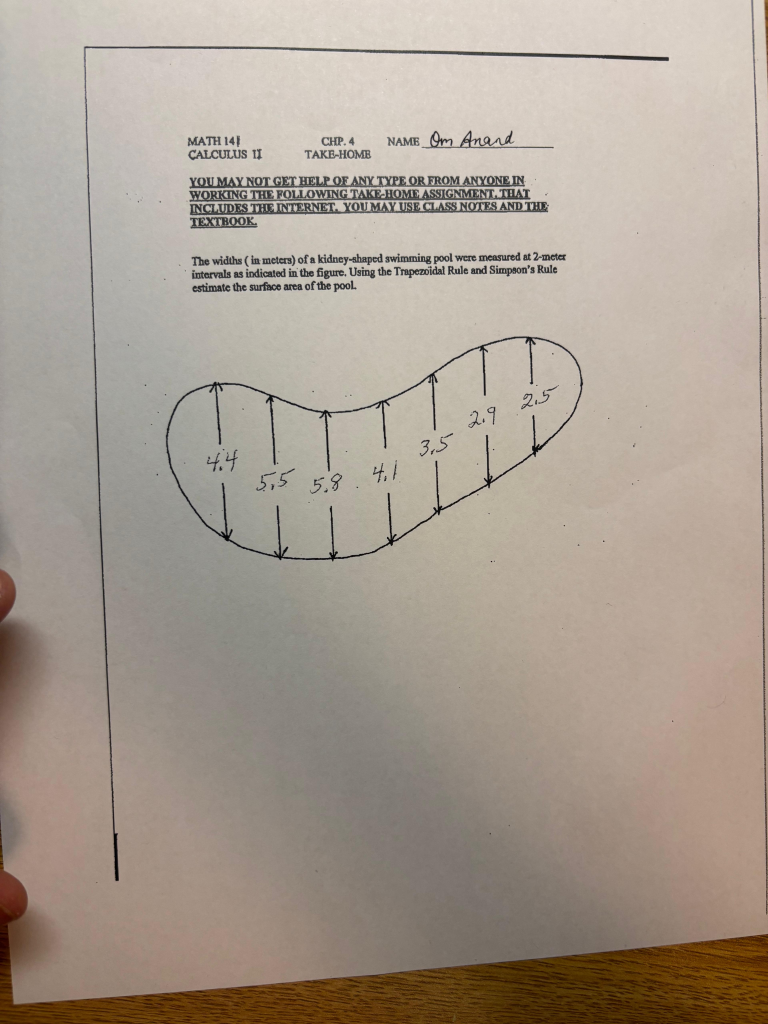
#> input picture uploads/WhatsApp_Image_2025-03-20_at_23.07.50.jpeg, 3840 x 5120 px (shown at 1/5 size)
$ python -i image_utils.py   (imports and definitions only)   (older library calls are emulated)
#> lines starting #> are read from the running program, lines starting #| are printed output that depends on the picture; after the words box and inside, x2 and y2 are one past the last pixel; in counts of white or black regions, pixels touching at a corner belong together
#> further down, picture is the input picture: shape (5120, 3840, 3); mean B, G, R 145.2, 157.4, 169.1
import os
import cv2
import numpy as np
from PIL import Image
from werkzeug.utils import secure_filename

ALLOWED_EXTENSIONS = {'png', 'jpg', 'jpeg', }

def allowed_file(filename):
    return '.' in filename and filename.rsplit('.', 1)[1].lower() in {'png', 'jpg', 'jpeg'}


# [22 lines left out: functions validate_file, save_file, load_resize_image, not called in this run]

def is_image_blurry(image,threshold= 100):
    blur = cv2.Laplacian(image,cv2.CV_64F).var()
    return blur < threshold

def calculate_image_features(img):
    hsv = cv2.cvtColor(img, cv2.COLOR_BGR2HSV)
#> hsv: shape (5120, 3840, 3); mean H, S, V 17.9, 42.1, 169.2
    edges = cv2.Canny(img, 100, 200)
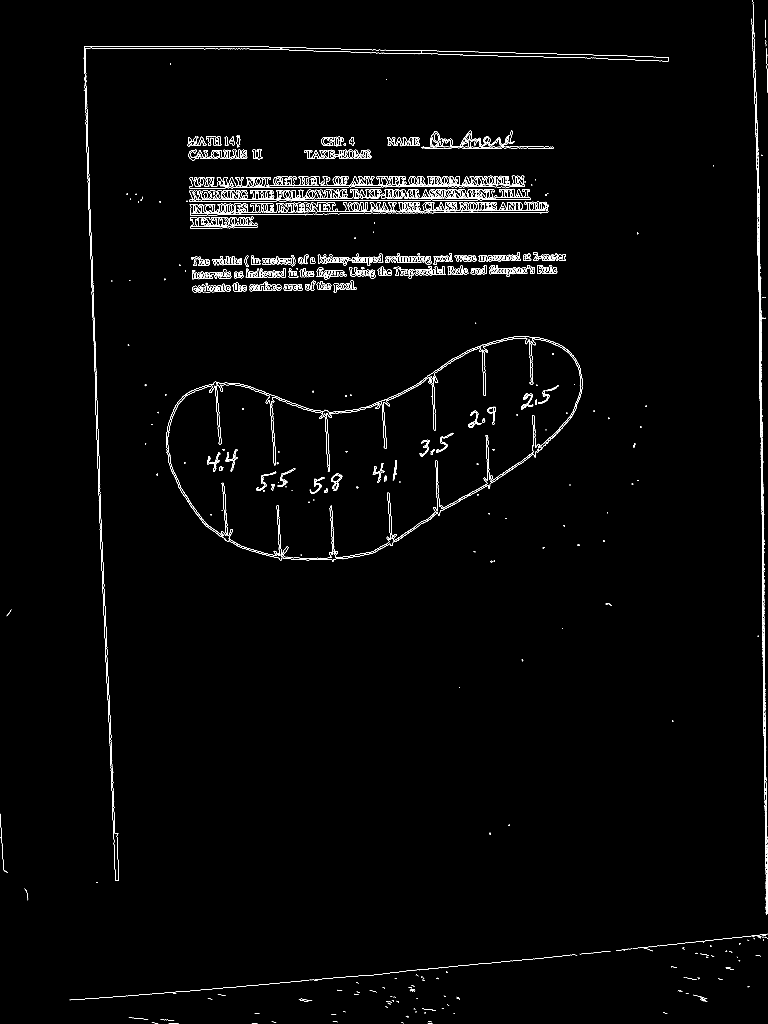
#> edges: shape (5120, 3840) (shown at 1/5 size); 0.76% white in thin lines or dots
    edge_count = np.sum(edges) / 255
#> edge_count = 149424
    edge_density = edge_count / (img.shape[0] * img.shape[1])
#> edge_density = 0.0076
    brown_mask = cv2.inRange(hsv, (10, 20, 0), (40, 100, 255))
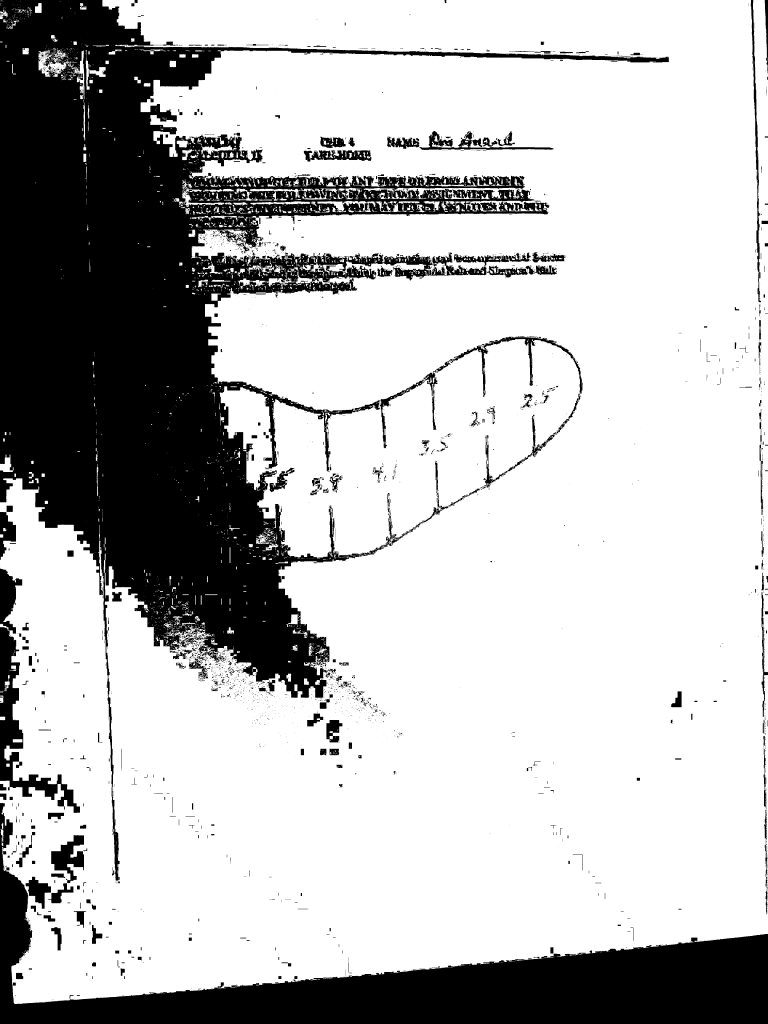
#> brown_mask: shape (5120, 3840) (shown at 1/5 size); 73.7% white; 4177 black regions (3393 under 20 px), largest, box (x1, y1, x2, y2) and area: (0, 0, 3345, 4403) 3672705, (0, 4015, 3840, 5120) 1082289, (0, 3136, 400, 4064) 79264
    brown_percent = np.sum(brown_mask) / (img.shape[0] * img.shape[1]) * 100
#> brown_percent = 18789.1
    green_mask = cv2.inRange(hsv, (35, 40, 40), (85, 255, 255))
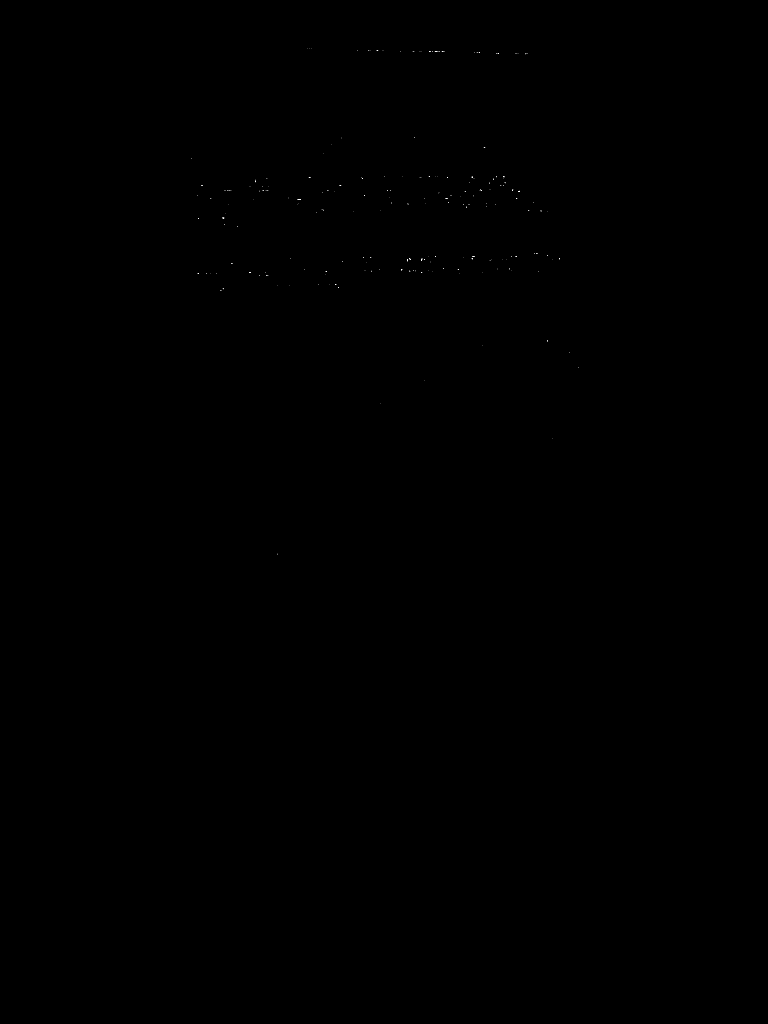
#> green_mask: shape (5120, 3840) (shown at 1/5 size); 0% white in thin lines or dots, all inside (x1, y1, x2, y2) = (957, 244, 2895, 2773)
    green_percent = np.sum(green_mask) / (img.shape[0] * img.shape[1]) * 100
#> green_percent = 1.1
    color_var = np.std(img)
#> color_var = 41.97
    avg_color = img.mean(axis=0).mean(axis=0)
#> avg_color = [145.2, 157.4, 169.1]
    brightness = img.mean()
#> brightness = 157.2
    return {
        "edge_count": edge_count,
        "edge_density": edge_density,
        "brown_percent": brown_percent,
        "green_percent": green_percent,
        "color_var": color_var,
        "avg_color": avg_color,
        "brightness": brightness,
        "hsv": hsv,
        "img": img
    }

# [43 lines left out: functions analyze_content, build_result_message, not called in this run]

>>> import cv2
>>> picture = cv2.imread('uploads/WhatsApp_Image_2025-03-20_at_23.07.50.jpeg')
>>> result = calculate_image_features(picture)
#> result = 9 items

$ run again, on uploads/Pre-lab.jpeg
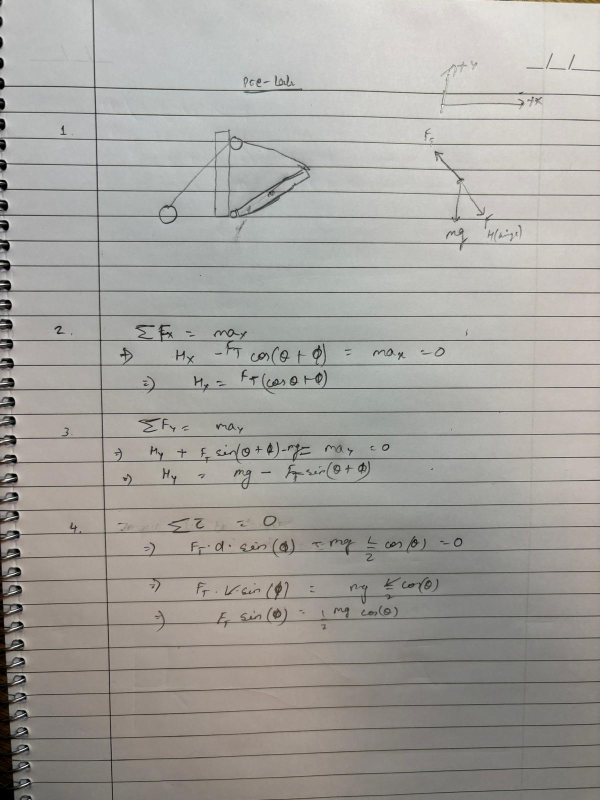
#> input picture uploads/Pre-lab.jpeg, 1200 x 1600 px (shown at 1/2 size)
#> picture is the input picture: shape (1600, 1200, 3); mean B, G, R 157.3, 161.9, 164.2
#> hsv: shape (1600, 1200, 3); mean H, S, V 34.5, 14.8, 165.3
#> in calculate_image_features, `edges = cv2.Canny(img, 100, 200)`:
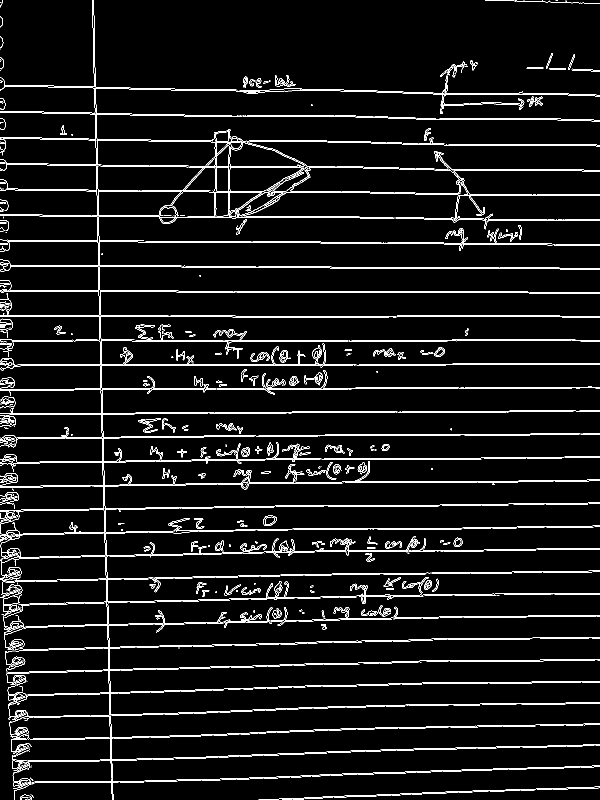
#> edges: shape (1600, 1200) (shown at 1/2 size); 5.3% white in thin lines or dots
#> edge_count = 101453
#> edge_density = 0.0528
#> in calculate_image_features, `brown_mask = cv2.inRange(hsv, (10, 20, 0), (40, 100, 255))`:
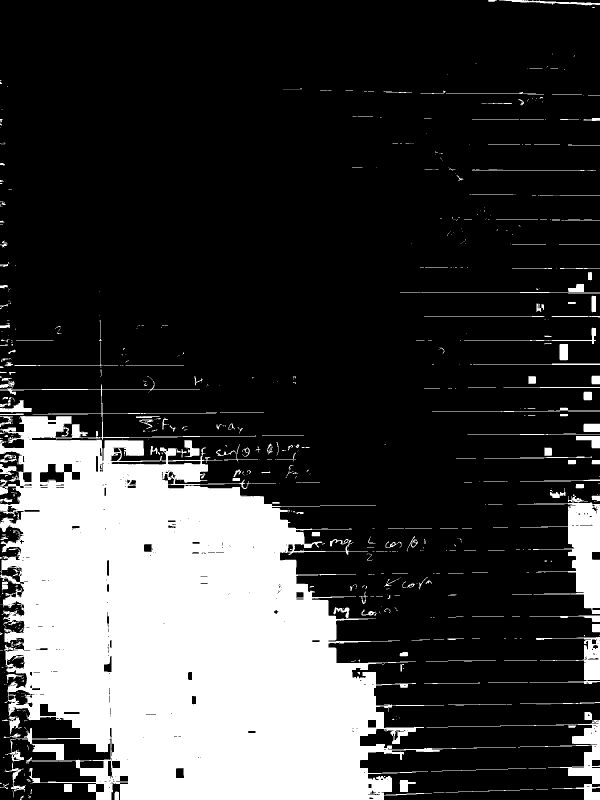
#> brown_mask: shape (1600, 1200) (shown at 1/2 size); 23.9% white; 756 white regions (537 under 20 px), largest, box (x1, y1, x2, y2) and area: (0, 762, 1032, 1600) 410445, (1035, 1006, 1200, 1228) 11671, (853, 1440, 1200, 1600) 5575
#> brown_percent = 6089.6
#> green_mask: shape (1600, 1200); 0% white in thin lines or dots, all inside (x1, y1, x2, y2) = (0, 326, 910, 1522)
#> green_percent = 0.77
#> color_var = 35.61
#> avg_color = [157.3, 161.9, 164.2]
#> brightness = 161.2
#> result = 9 items
